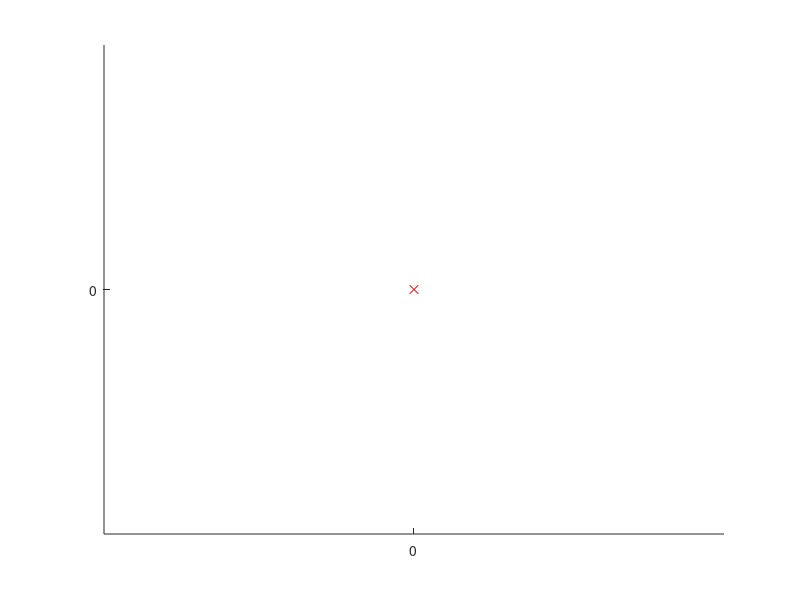

Write the MATLAB code that produced this figure. (Note: this script raises an error after producing the figure.)
function [ ] = doSimulation()
  clf
  hold('on');
  axis equal;

  x = 0;
  y = 0;
  heading = 0;

  for t = [0:0.1:20]
    scatter(x, y, 40, 'r', 'x');
    [x, y, heading] = bikeModel(x, y, heading, (10 - t) * pi / 180, 3);
  end
end
